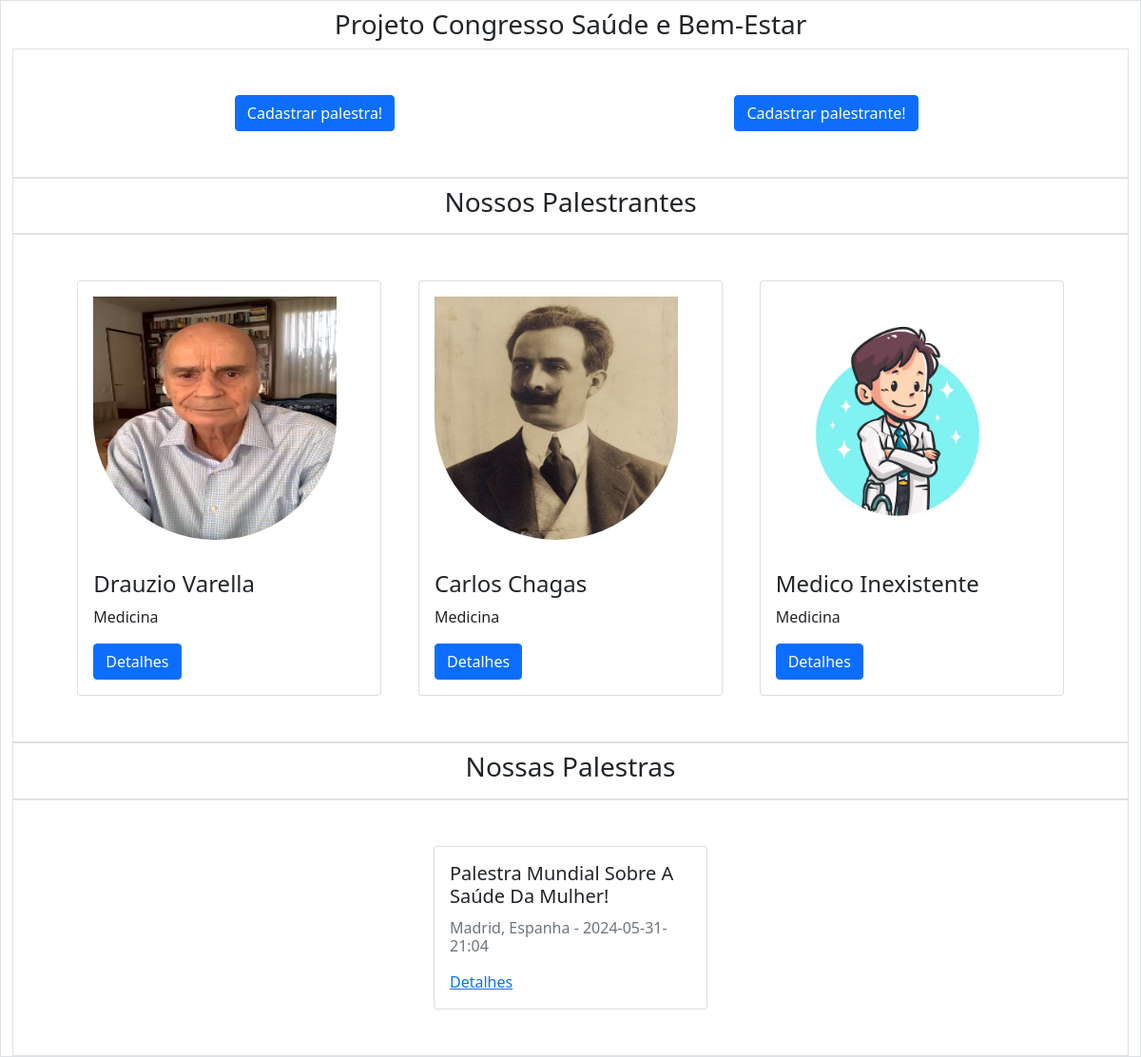
The page / on the database its author committed.
### tables this page shows
CREATE TABLE "palestrantes"(
                id INTEGER NOT NULL PRIMARY KEY AUTOINCREMENT,
                nome TEXT NOT NULL,
                bio TEXT NOT NULL,
                area TEXT NOT NULL
               , imagem TEXT);

CREATE TABLE `palestras` (`id` INTEGER PRIMARY KEY AUTOINCREMENT UNIQUE NOT NULL, "nome" TEXT NOT NULL, `local` TEXT NOT NULL, `hora` TEXT NOT NULL, `desc` TEXT NOT NULL);

### app.py (the view)
@app.route("/")
def home():
    palestrantes_lista, palestras_lista = carregarObjetos()
    return render_template(
        "home.html",
        palestrantes_lista=palestrantes_lista,
        palestras_lista=palestras_lista,
    )

### palestrantes.py (called while the page is built)
def carregarObjetos():
    conn = sqlite3.connect("database.db")
    c = conn.cursor()
    c.execute("SELECT * FROM palestras")
    palestras = c.fetchall()
    c.execute("SELECT * FROM palestrantes")
    palestrantes = c.fetchall()
    conn.commit()
    conn.close()
    palestras_lista = []
    palestrantes_lista = []
    for palestra in palestras:
        id, nome, local, hora, desc = palestra
        obj_palestra = Palestra(id, nome, hora, local, desc)
        palestras_lista.append(obj_palestra)
    for palestrante in palestrantes:
        id, nome, bio, area, imagem = palestrante
        imagem = palestrante[4][7:]
        obj_palestrante = Palestrante(id, nome, bio, area, imagem)
        palestrantes_lista.append(obj_palestrante)
    return palestrantes_lista, palestras_lista

### templates/home.html (shortened to what this page needs)
{% extends 'base.html' %}
{% block body %}
<div class="container-fluid border">
    <nav class="nav justify-content-center mt-2">
        <p class="h3">Projeto Congresso Saúde e Bem-Estar </p>
    </nav>
    <div class="container-fluid d-flex justify-content-around border p-5">
        <div class="container" style="text-align: center;">
            <a href="{{url_for('cadastro_palestra')}}"><button class="btn btn-primary">Cadastrar palestra!</button></a>
        </div>
        <div class="container" style="text-align: center;">
            <a href="{{url_for('cadastro_palestrante')}}"><button class="btn btn-primary">Cadastrar
                    palestrante!</button></a>
        </div>
    </div>
    <div class="container-fluid border p-2" style="text-align: center;">
        <p class="h3">Nossos Palestrantes</p>
    </div>
    <div class="container-fluid d-flex justify-content-around border p-5">
        {% for palestrante in palestrantes_lista %}
        <div class="card" style="width: 20rem;">
            <img class="card-img-top" src="{{url_for('static', filename=palestrante.imagem)}}/" alt="Title"
                style="width: 18rem; height: 18rem;" />
            <div class="card-body">
                <h4 class="card-title">{{palestrante.nome}}</h4>
                <p class="card-text">{{palestrante.area}}</p>
                <a href="/palestrante/{{palestrante.id}}">
                    <button type="button" class="btn btn-primary">
                        Detalhes
                    </button>
                </a>
            </div>
        </div>
        {% endfor %}
    </div>
    <div class="container-fluid border p-2" style="text-align: center;">
        <p class="h3">Nossas Palestras</p>
    </div>
    <div class="container-fluid d-flex justify-content-around border p-5">
        {% for palestra in palestras_lista %}
        <div class="card" style="width: 18rem;">
            <div class="card-body">
                <h5 class="card-title mb-3">{{palestra.nome}}</h5>
                <h6 class="card-subtitle mb-3 text-muted">{{palestra.local}} - {{palestra.hora}}</h6>
                <a href="/palestra/{{palestra.id}}" class="card-link">Detalhes</a>
            </div>
        </div>
        {% endfor %}
    </div>
</div>
{% endblock %}

### templates/base.html (shortened to what this page needs)
<!DOCTYPE html>
<html lang="pt-br">
<head>
    <link rel="stylesheet" href="{{ url_for('static', filename='css/style.css') }}">
    <link href="https://cdn.jsdelivr.net/npm/bootstrap@5.0.2/dist/css/bootstrap.min.css" rel="stylesheet"
>
</head>
<body>
    {% block body %}
    {% endblock %}
</body>
</html>

### static/css/style.css (style rules this page uses)
.card-img-top { max-width: 30rem; padding: 1rem; border-radius: 50%; }
.card { max-width: 25rem; }

### rows shown on the page
palestrantes: imagem (picture), nome "Drauzio Varella", area "Medicina"
palestrantes: imagem (picture), nome "Carlos Chagas", area "Medicina"
palestrantes: imagem (picture), nome "Medico Inexistente", area "Medicina"
palestras: nome "Palestra Mundial Sobre A Saúde Da Mulher!", local "Madrid, Espanha", hora "2024-05-31-21:04"
